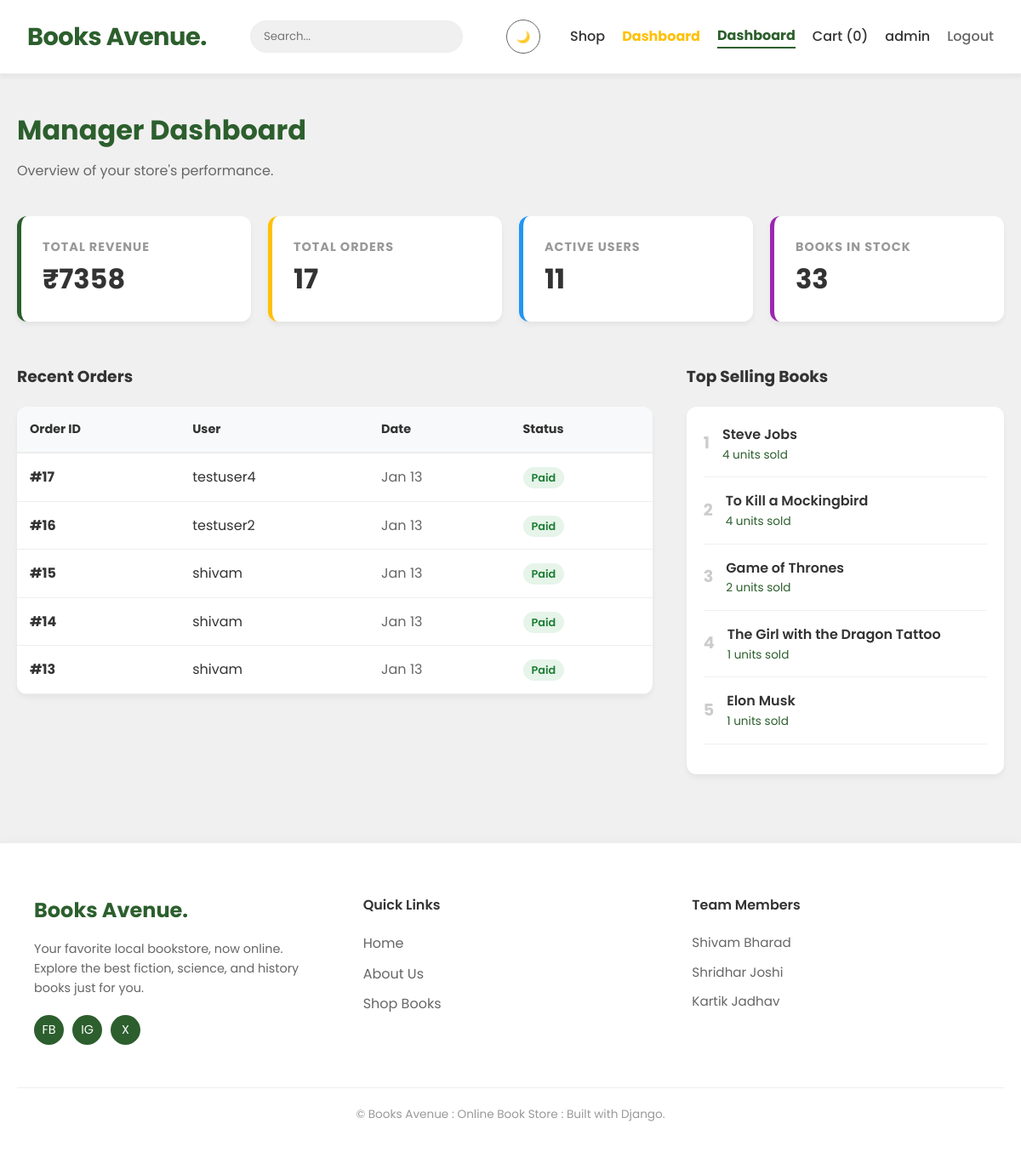
Page /manager-dashboard/ (signed in) on the committed database.
### store/models.py (models this page shows, shortened)
class Order(models.Model):
    user = models.ForeignKey(User, on_delete=models.CASCADE)
    full_name = models.CharField(max_length=200)
    address = models.CharField(max_length=500)
    city = models.CharField(max_length=100)
    created_at = models.DateTimeField(auto_now_add=True)
    paid = models.BooleanField(default=False)
    full_name = models.CharField(max_length=100, default="")
    address = models.TextField(default="")
    city = models.CharField(max_length=100, default="")
    zip_code = models.CharField(max_length=20, default="")

class Book(models.Model):
    category = models.ForeignKey(Category, related_name='books', on_delete=models.CASCADE)
    title = models.CharField(max_length=200)
    author = models.CharField(max_length=200)
    publisher = models.ForeignKey(User, on_delete=models.CASCADE, null=True, blank=True)
    description = models.TextField()
    price = models.DecimalField(max_digits=10, decimal_places=2)
    image = models.FileField(upload_to='books/')
    stock = models.IntegerField(default=10) # Default 10 copies per book
    is_bestseller = models.BooleanField(default=False)
    created_at = models.DateTimeField(auto_now_add=True)

### store/views.py (the view)
# urls.py: path('manager-dashboard/', views.manager_dashboard, name='manager_dashboard'),
@staff_member_required
def manager_dashboard(request):
    total_orders = Order.objects.count()
    total_users = User.objects.count()
    total_books = Book.objects.count()
    revenue_data = OrderItem.objects.filter(order__paid=True).aggregate(Sum('price'))
    total_revenue = revenue_data['price__sum'] or 0
    recent_orders = Order.objects.order_by('-created_at')[:5]
    popular_books = Book.objects.annotate(num_sold=Count('orderitem')).order_by('-num_sold')[:5]
    context = {
        'total_orders': total_orders,
        'total_users': total_users,
        'total_books': total_books,
        'total_revenue': total_revenue,
        'recent_orders': recent_orders,
        'popular_books': popular_books,
    }
    return render(request, 'dashboard.html', context)

### templates/dashboard.html
{% extends 'base.html' %}
{% block content %}
<div style="margin-bottom: 40px;">
    <h1 style="color: var(--primary); margin-bottom: 10px;">Manager Dashboard</h1>
    <p style="color: var(--text-muted);">Overview of your store's performance.</p>
</div>
<div style="display: grid; grid-template-columns: repeat(auto-fit, minmax(200px, 1fr)); gap: 20px; margin-bottom: 50px;">
    <div style="background: white; padding: 25px; border-radius: 12px; box-shadow: var(--shadow); border-left: 5px solid var(--primary);">
        <h3 style="font-size: 0.9rem; color: #999; text-transform: uppercase; letter-spacing: 1px;">Total Revenue</h3>
        <p style="font-size: 2rem; font-weight: 700; color: var(--text-dark);">₹{{ total_revenue }}</p>
    </div>
    <div style="background: white; padding: 25px; border-radius: 12px; box-shadow: var(--shadow); border-left: 5px solid var(--accent);">
        <h3 style="font-size: 0.9rem; color: #999; text-transform: uppercase; letter-spacing: 1px;">Total Orders</h3>
        <p style="font-size: 2rem; font-weight: 700; color: var(--text-dark);">{{ total_orders }}</p>
    </div>
    <div style="background: white; padding: 25px; border-radius: 12px; box-shadow: var(--shadow); border-left: 5px solid #2196F3;">
        <h3 style="font-size: 0.9rem; color: #999; text-transform: uppercase; letter-spacing: 1px;">Active Users</h3>
        <p style="font-size: 2rem; font-weight: 700; color: var(--text-dark);">{{ total_users }}</p>
    </div>
    <div style="background: white; padding: 25px; border-radius: 12px; box-shadow: var(--shadow); border-left: 5px solid #9C27B0;">
        <h3 style="font-size: 0.9rem; color: #999; text-transform: uppercase; letter-spacing: 1px;">Books in Stock</h3>
        <p style="font-size: 2rem; font-weight: 700; color: var(--text-dark);">{{ total_books }}</p>
    </div>
</div>
<div style="display: flex; gap: 40px; flex-wrap: wrap;">
    <div style="flex: 2; min-width: 300px;">
        <h3 style="margin-bottom: 20px;">Recent Orders</h3>
        <div style="background: white; border-radius: 12px; box-shadow: var(--shadow); overflow: hidden;">
            <table style="width: 100%; border-collapse: collapse;">
                <thead style="background: #f8f9fa; border-bottom: 2px solid #eee;">
                    <tr>
                        <th style="text-align: left; padding: 15px; font-size: 0.9rem;">Order ID</th>
                        <th style="text-align: left; padding: 15px; font-size: 0.9rem;">User</th>
                        <th style="text-align: left; padding: 15px; font-size: 0.9rem;">Date</th>
                        <th style="text-align: left; padding: 15px; font-size: 0.9rem;">Status</th>
                    </tr>
                </thead>
                <tbody>
                    {% for order in recent_orders %}
                    <tr style="border-bottom: 1px solid #eee;">
                        <td style="padding: 15px; font-weight: bold;">#{{ order.id }}</td>
                        <td style="padding: 15px;">{{ order.user.username }}</td>
                        <td style="padding: 15px; color: #666;">{{ order.created_at|date:"M d" }}</td>
                        <td style="padding: 15px;">
                            {% if order.paid %}
                                <span style="background: #e6f4ea; color: #1e7e34; padding: 4px 10px; border-radius: 20px; font-size: 0.8rem; font-weight: 600;">Paid</span>
                            {% else %}
                                <span style="background: #fff3cd; color: #856404; padding: 4px 10px; border-radius: 20px; font-size: 0.8rem; font-weight: 600;">Pending</span>
                            {% endif %}
                        </td>
                    </tr>
                    {% empty %}
                    <tr><td colspan="4" style="padding: 20px; text-align: center;">No orders yet.</td></tr>
                    {% endfor %}
                </tbody>
            </table>
        </div>
    </div>
    <div style="flex: 1; min-width: 250px;">
        <h3 style="margin-bottom: 20px;">Top Selling Books</h3>
        <div style="background: white; border-radius: 12px; box-shadow: var(--shadow); padding: 20px;">
            {% for book in popular_books %}
            <div style="display: flex; align-items: center; margin-bottom: 15px; border-bottom: 1px solid #f0f0f0; padding-bottom: 15px;">
                <div style="font-weight: bold; font-size: 1.2rem; color: #ccc; margin-right: 15px;">{{ forloop.counter }}</div>
                <div>
                    <div style="font-weight: 600;">{{ book.title }}</div>
                    <div style="font-size: 0.85rem; color: var(--primary);">{{ book.num_sold }} units sold</div>
                </div>
            </div>
            {% empty %}
            <p>No sales data yet.</p>
            {% endfor %}
        </div>
    </div>
</div>
{% endblock %}

### templates/base.html (shortened to what this page needs)
{% load static %}
<!DOCTYPE html>
<html lang="en">
<head>
</head>
<body>
    <nav>
        <a href="{% url 'home' %}" class="brand">Books Avenue.</a>
        <form action="{% url 'home' %}" method="get" style="display:inline;">
            <input type="text" name="q" placeholder="Search..." value="{{ request.GET.q }}">
        </form>
        <div class="nav-actions">
            <button id="theme-toggle" class="btn-outline" style="border-radius: 50%; width: 40px; height: 40px; padding: 0; display: flex; align-items: center; justify-content: center; margin-right: 15px; border: 1px solid var(--text-muted);">
                🌙
            </button>
            <a href="{% url 'home' %}" class="nav-link {% if request.resolver_match.url_name == 'home' %}active{% endif %}">Shop</a>
            {% if user.is_authenticated %}
                {% if user.userprofile.is_publisher %}
                    <a href="{% url 'publisher_dashboard' %}" class="nav-link" style="color: var(--accent); font-weight: bold;">
                        Dashboard
                    </a>
                {% endif %}
                {% if user.is_staff %}
                    <a href="{% url 'manager_dashboard' %}" class="nav-link {% if request.resolver_match.url_name == 'manager_dashboard' %}active{% endif %}">Dashboard</a>
                {% endif %}
                <a href="{% url 'cart_view' %}" class="nav-link {% if request.resolver_match.url_name == 'cart_view' %}active{% endif %}">
                    Cart ({{ request.session.cart|length }})
                </a>
                <a href="{% url 'profile' %}" class="nav-link {% if request.resolver_match.url_name == 'profile' %}active{% endif %}">
                    {{ user.username }}
                </a>
                <a href="{% url 'logout' %}" class="nav-link" style="color: var(--text-muted); cursor: pointer;">
                    Logout
                </a>
            {% else %}
                <a href="{% url 'login' %}" class="nav-link {% if request.resolver_match.url_name == 'login' %}active{% endif %}">Login</a>
                <a href="{% url 'signup' %}" class="btn">Sign Up</a>
            {% endif %}
        </div>
    </nav>
    <div class="container">
        {% block content %}{% endblock %}
    </div>
    <footer style="background: var(--card-bg); border-top: 1px solid var(--border-color); padding: 60px 20px; margin-top: 80px; box-shadow: 0 -4px 10px rgba(0,0,0,0.02);">
        <div class="container" style="margin: 0 auto; max-width: 1200px; display: grid; grid-template-columns: repeat(auto-fit, minmax(250px, 1fr)); gap: 40px;">
            <div>
                <h3 style="color: var(--primary); font-size: 1.5rem; font-weight: 700; margin-bottom: 15px;">Books Avenue.</h3>
                <p style="color: var(--text-muted); font-size: 0.9rem; line-height: 1.6;">
                    Your favorite local bookstore, now online. Explore the best fiction, science, and history books just for you.
                </p>
                <div style="margin-top: 20px; display: flex; gap: 10px;">
                    <span style="background: var(--primary); color: white; width: 35px; height: 35px; border-radius: 50%; display: flex; align-items: center; justify-content: center; font-size: 0.9rem;">FB</span>
                    <span style="background: var(--primary); color: white; width: 35px; height: 35px; border-radius: 50%; display: flex; align-items: center; justify-content: center; font-size: 0.9rem;">IG</span>
                    <span style="background: var(--primary); color: white; width: 35px; height: 35px; border-radius: 50%; display: flex; align-items: center; justify-content: center; font-size: 0.9rem;">X</span>
                </div>
            </div>
            <div>
                <h4 style="color: var(--text-main); font-weight: 600; margin-bottom: 20px;">Quick Links</h4>
                <ul style="list-style: none; padding: 0;">
                    <li style="margin-bottom: 10px;"><a href="{% url 'home' %}" style="color: var(--text-muted);">Home</a></li>
                    <li style="margin-bottom: 10px;"><a href="{% url 'about' %}" style="color: var(--text-muted);">About Us</a></li>
                    <li style="margin-bottom: 10px;"><a href="{% url 'home' %}" style="color: var(--text-muted);">Shop Books</a></li>
                </ul>
            </div>
            <div>
                <h4 style="color: var(--text-main); font-weight: 600; margin-bottom: 20px;">Team Members</h4>
                <ul style="list-style: none; padding: 0;">
                    <li style="color: var(--text-muted); margin-bottom: 10px; font-size: 0.95rem; font-weight: 400;">Shivam Bharad</li>
                    <li style="color: var(--text-muted); margin-bottom: 10px; font-size: 0.95rem; font-weight: 400;">Shridhar Joshi</li>
                    <li style="color: var(--text-muted); margin-bottom: 10px; font-size: 0.95rem; font-weight: 400;">Kartik Jadhav</li>
                </ul>
            </div>
        </div>
        <div style="text-align: center; margin-top: 50px; padding-top: 20px; border-top: 1px solid var(--border-color); color: #999; font-size: 0.85rem;">
            &copy; Books Avenue : Online Book Store : Built with Django.
        </div>
    </footer>
</body>
</html>

### templates/base.html (style rules this page uses)
:root { --primary: #2C5F2D; --primary-dark: #1E4220; --bg-color: #f0f0f0; --card-bg: #FFFFFF; --text-main: #333333; --text-muted: #666666; --border-color: #eee; --shadow: 0 4px 6px rgba(0, 0, 0, 0.05); --shadow-hover: 0 10px 20px rgba(0, 0, 0, 0.12); --accent: #FFC107; }
* { margin: 0; padding: 0; box-sizing: border-box; }
body { font-family: 'Poppins', sans-serif; color: var(--text-main); background-color: var(--bg-color); line-height: 1.6; min-height: 100vh; transition: background-color 0.3s ease, color 0.3s ease, opacity 0.2s ease; }
a { text-decoration: none; color: inherit; transition: 0.3s; }
ul { list-style: none; }
nav { background-color: var(--card-bg); padding: 1rem 2rem; display: flex; justify-content: space-between; align-items: center; box-shadow: var(--shadow); position: sticky; top: 0; z-index: 1000; border-bottom: 1px solid var(--border-color); transition: background-color 0.3s ease; }
nav .brand { font-size: 1.8rem; font-weight: 700; color: var(--primary); letter-spacing: -0.5px; }
nav .nav-actions { display: flex; align-items: center; gap: 20px; }
nav a.nav-link { font-weight: 500; color: var(--text-main); font-size: 1rem; }
nav a.nav-link.active { color: var(--primary); font-weight: 700; border-bottom: 2px solid var(--primary); }
nav input[type="text"] { border: 1px solid var(--border-color); background: var(--bg-color); color: var(--text-main); border-radius: 20px; padding: 8px 15px; width: 250px; transition: 0.3s; outline: none; }
.btn-outline { background: transparent; border: 2px solid var(--primary); color: var(--primary); padding: 8px 20px; border-radius: 50px; cursor: pointer; transition: 0.3s; }
.container { max-width: 1200px; margin: 40px auto; padding: 0 20px; }
input[type="text"], input[type="password"], input[type="email"], input[type="number"], input[type="file"], textarea, select { width: 100%; padding: 12px; margin: 8px 0; border: 2px solid var(--border-color); background-color: var(--bg-color); color: var(--text-main); border-radius: 8px; font-family: inherit; }

### rows in the picture
Order: id "17", user.username "testuser4", created_at "Jan 13", paid "Paid"
Order: id "16", user.username "testuser2", created_at "Jan 13", paid "Paid"
Order: id "15", user.username "shivam", created_at "Jan 13", paid "Paid"
Order: id "14", user.username "shivam", created_at "Jan 13", paid "Paid"
Order: id "13", user.username "shivam", created_at "Jan 13", paid "Paid"
Book: title "Steve Jobs", num_sold "4"
Book: title "To Kill a Mockingbird", num_sold "4"
Book: title "Game of Thrones", num_sold "2"
Book: title "The Girl with the Dragon Tattoo", num_sold "1"
Book: title "Elon Musk", num_sold "1"

### other values in the picture
{{ request.session.cart|length }} "0"
{{ user.username }} "admin"
{{ total_revenue }} "7358"
{{ total_orders }} "17"
{{ total_users }} "11"
{{ total_books }} "33"
